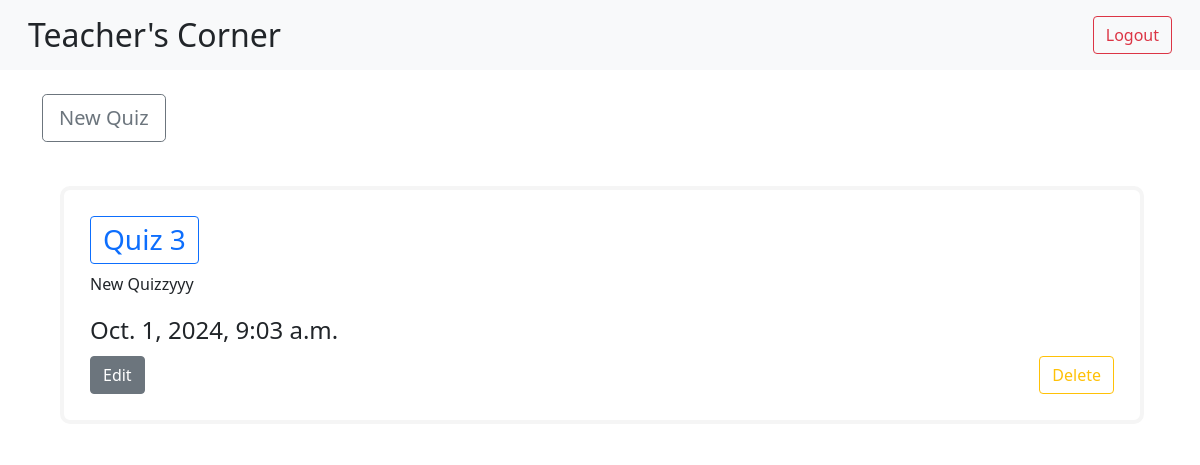
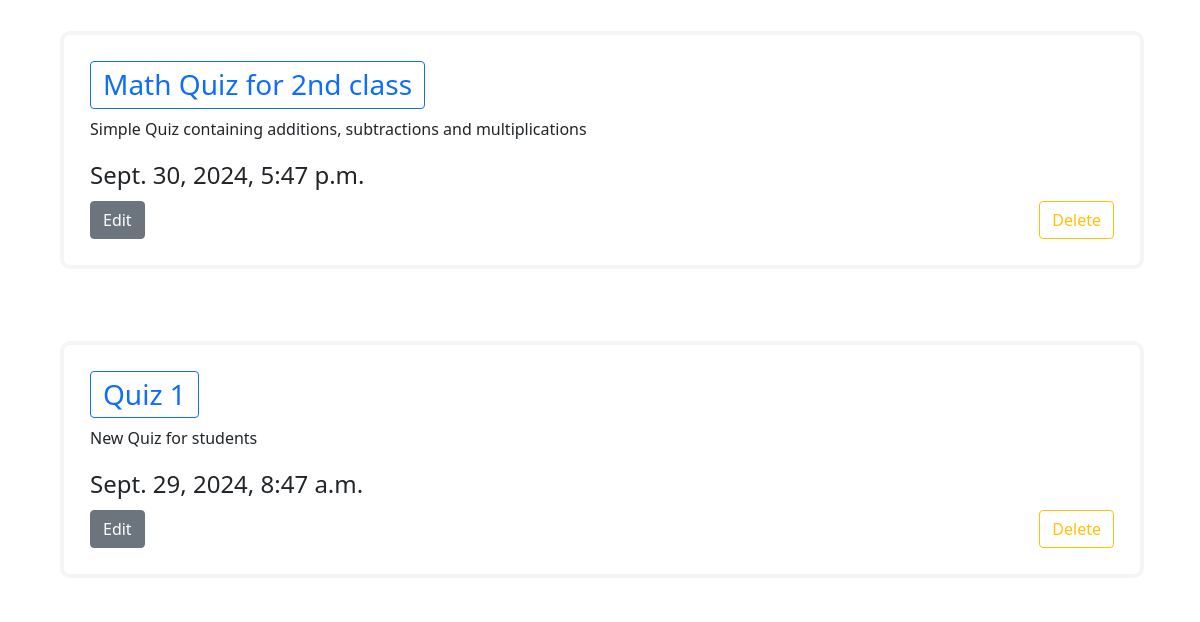
The page /Teacher/home (signed in) on the database as committed earlier (2 pictures, top to bottom).
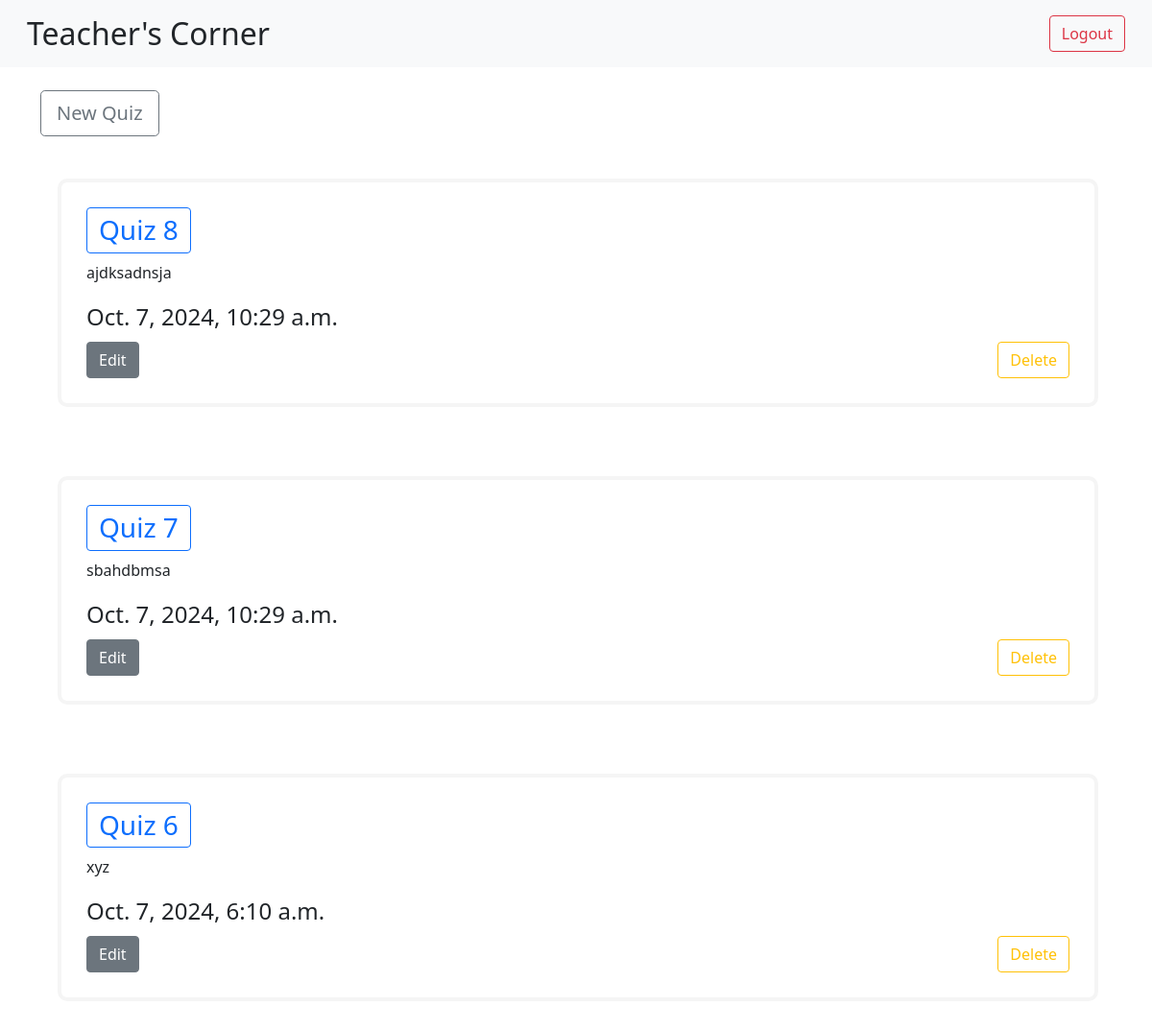
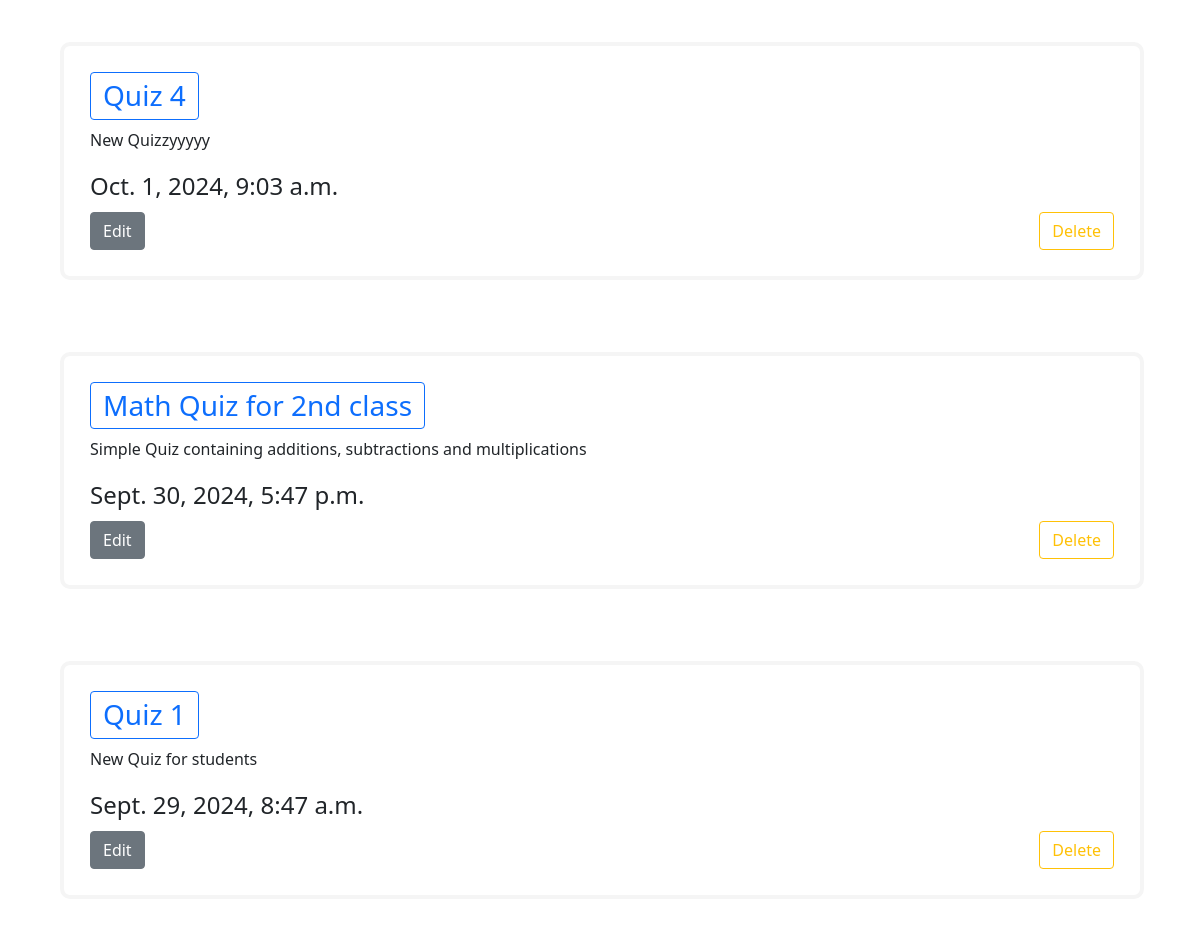
The same page on the database as committed later (2 pictures, top to bottom).
### Student/models.py (models this page shows, shortened)
class Quiz(models.Model):
    title = models.CharField(max_length=255)
    description = models.TextField()
    created_at = models.DateTimeField(auto_now_add=True)

### Teacher/views.py (the view)
# urls.py: 2. Add a URL to urlpatterns:  path('', views.home, name='home')
@login_required(login_url='core:teacher-login')
@never_cache
def home(request):
    quiz_list = Quiz.objects.order_by('created_at')[::-1]
    return render(request, 'Teacher/home.html', {"quiz_list":quiz_list, 'QuizForm':QuizForm})

### Teacher/templates/Teacher/home.html (shortened to what this page needs)
{% extends "Teacher/base.html" %}
{% load static %}
{% block content %}
<nav class="navbar navbar-light bg-light p-3 mb-4">
    <div class="container-fluid d-flex justify-content-between align-items-center">
        <h2 class="mb-0">Teacher's Corner</h2>
        <form class="d-flex" action="{% url 'core:logout' %}" method="post">
            <input type="submit" value="Logout" class="btn btn-outline-danger">
        </form>
    </div>
</nav>
<div class="container">
    <input class="btn btn-outline-secondary btn-lg mb-3" type="button" value="New Quiz" onclick="displayForm()">
    {% if quiz_list %}
    <ul class="list-group">
        {% for quiz in quiz_list %}
        <li class="list-group-item mb-3 border-0">
            <div class="card w-100" id="Quiz_{{quiz.id}}">
                <div class="card-body" name="quiz_detail" id="quiz_detail_{{quiz.id}}">
                    <button class="btn btn-outline-primary mb-2" onclick="showQuestions('{{quiz.id}}')">
                        <h3 class="card-title mb-0">{{ quiz.title }}</h3>
                    </button>
                    <p class="card-text">{{ quiz.description }}</p>
                    <legend class="card-text">{{ quiz.created_at }}</legend>
                    <div class="d-flex justify-content-between">
                        <input class="btn btn-secondary" type="button" value="Edit" onclick="toggleEditMode('{{quiz.id}}')">
                        <input class="btn btn-outline-warning" type="button" value="Delete" onclick="deleteQuiz('{{quiz.id}}')">
                    </div>
                </div>
            </div>
        </li>
        {% endfor %}
    </ul>
    {% endif %}
</div>
{% endblock %}

### Teacher/templates/Teacher/base.html (shortened to what this page needs)
<!DOCTYPE html>
<html lang="en">
<head>
    <link href="https://cdn.jsdelivr.net/npm/bootstrap@5.0.2/dist/css/bootstrap.min.css" rel="stylesheet">
    <link rel="stylesheet" href="../../static/Teacher/css/home.css">
</head>
<body>
    {% block content %}
    {% endblock %}
</body>
</html>

### Teacher/static/Teacher/css/home.css (style rules this page uses)
.card { display: block; padding: 10px 10px; border: 4px solid whitesmoke; border-radius: 8px; transition: all 0.3s ease; width: 20rem; margin:20px 2px; border-radius: 10px; }

Rows that differ between the two databases and show on the page:
added Quiz: title "Quiz 8", description "ajdksadnsja", created_at "Oct. 7, 2024, 10:29 a.m."
added Quiz: title "Quiz 7", description "sbahdbmsa", created_at "Oct. 7, 2024, 10:29 a.m."
added Quiz: title "Quiz 6", description "xyz", created_at "Oct. 7, 2024, 6:10 a.m."
changed Quiz: title "Quiz 3" → "Quiz 4"; description "New Quizzyyy" → "New Quizzyyyyy"
